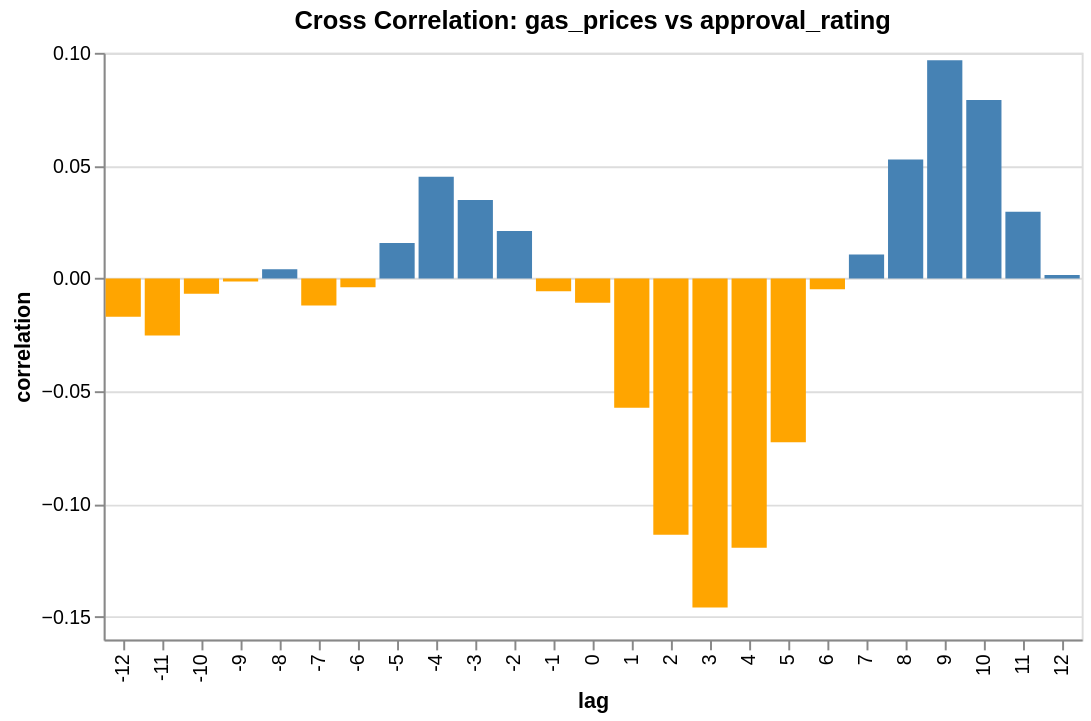

This figure's notebook cell:
### Markdown cell above
## 5. Cross-Correlation Analysis
Checking correlations at different lags.

### Code cell
# Example: Cross correlation between Gas Prices and Approval
target = 'approval_rating'
predictor = 'gas_prices'

# Debug: Check data availability
print(f"Correlation Analysis: {predictor} vs {target}")
print(f"N records {predictor}: {df_diff[predictor].count()}")
print(f"N records {target}: {df_diff[target].count()}")

lags = np.arange(-12, 13)
corrs = [df_diff[target].corr(df_diff[predictor].shift(lag)) for lag in lags]

corr_df = pd.DataFrame({'lag': lags, 'correlation': corrs})
print("Correlation results (head):")
print(corr_df.head())

alt.Chart(corr_df.dropna()).mark_bar().encode(
    x='lag:O',
    y='correlation:Q',
    color=alt.condition(
        alt.datum.correlation > 0,
        alt.value('steelblue'),  # The positive color
        alt.value('orange')      # The negative color
    )
).properties(title=f'Cross Correlation: {predictor} vs {target}')

### Figure 1 — Vega-Lite specification as saved in the notebook (floating-point values rounded to 4 significant figures)
{"config": {"view": {"continuousWidth": 300, "continuousHeight": 300}}, "data": {"name": "data-f68d78d650d79018c7dc7f4b7d2ad72b"}, "mark": {"type": "bar"}, "encoding": {"color": {"condition": {"test": "(datum.correlation > 0)", "value": "steelblue"}, "value": "orange"}, "x": {"field": "lag", "type": "ordinal"}, "y": {"field": "correlation", "type": "quantitative"}}, "title": "Cross Correlation: gas_prices vs approval_rating", "$schema": "https://vega.github.io/schema/vega-lite/v6.1.0.json", "datasets": {"data-f68d78d650d79018c7dc7f4b7d2ad72b": [{"lag": -12, "correlation": -0.01696}, {"lag": -11, "correlation": -0.02524}, {"lag": -10, "correlation": -0.006795}, {"lag": -9, "correlation": -0.001348}, {"lag": -8, "correlation": 0.004142}, {"lag": -7, "correlation": -0.01195}, {"lag": -6, "correlation": -0.003869}, {"lag": -5, "correlation": 0.01578}, {"lag": -4, "correlation": 0.04508}, {"lag": -3, "correlation": 0.03476}, {"lag": -2, "correlation": 0.02106}, {"lag": -1, "correlation": -0.005644}, {"lag": 0, "correlation": -0.0107}, {"lag": 1, "correlation": -0.05731}, {"lag": 2, "correlation": -0.1135}, {"lag": 3, "correlation": -0.1457}, {"lag": 4, "correlation": -0.1193}, {"lag": 5, "correlation": -0.07255}, {"lag": 6, "correlation": -0.004735}, {"lag": 7, "correlation": 0.01066}, {"lag": 8, "correlation": 0.05274}, {"lag": 9, "correlation": 0.09671}, {"lag": 10, "correlation": 0.07913}, {"lag": 11, "correlation": 0.02962}, {"lag": 12, "correlation": 0.001519}]}}
